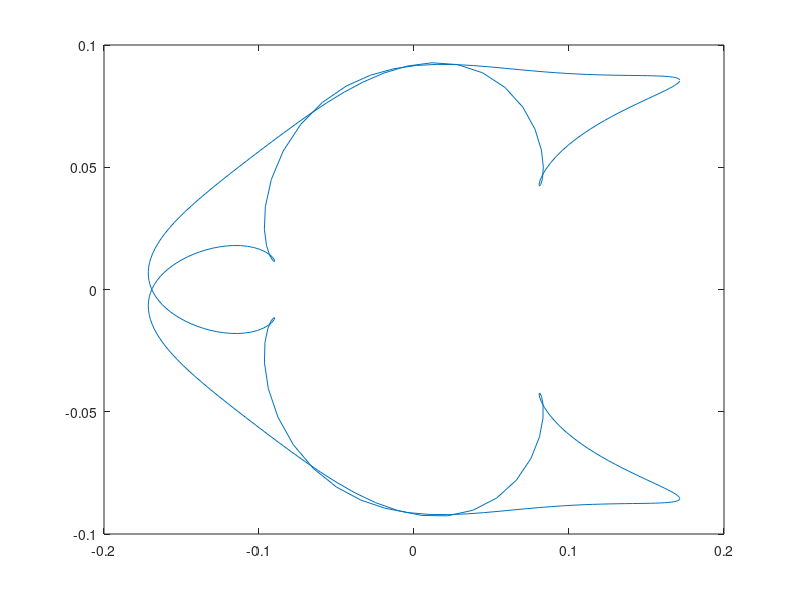

Here is the MATLAB script that generated this plot: (Note: this script raises an error after producing the figure.)
clear;
close all;


%%  System, Constraints and Disrturbances
%%%%%%%%%%%%%%%%%%%%%%%%%%%%%%%if these are changed, then all the offline
%%%%%%%%%%%%%%%%%%%%%%%%%%%%%%%parts must be re-computed

%% Robot modeling
Ts=0.15; %Sampling time
r=0.0205; %wheels' radius
d=0.053;  %wheels' axis length
b=0.1;    %b distance for FL


A = eye(2);
Bu = eye(2)*Ts;
Bd = eye(2)*Ts;
C = eye(2);
D = [0; 0];


wrlmax=10;%Differential-drive wheels' angular velocities limits



%% TRAJECTORY PARAMETERS
%Initial conditions
%scaling factor of the trajectory
eta=0.6;
alpha=3.5;
k=0:Ts:2*pi*alpha*2-Ts;
xr=eta*sin(k/alpha);
yr=eta*sin(k/(2*alpha));

%Velocity trajectory
xpr=eta*cos(k/alpha)*(1/alpha);
ypr=eta*cos(k/(2*alpha))*(1/(2*alpha));

%Acceleration trajectory
xppr=-eta*sin(k/alpha)*(1/alpha)*(1/alpha);
yppr=-eta*sin(k/(2*alpha))*(1/(2*alpha))*(1/(2*alpha));

%Driving velocity reference
vr=sqrt(xpr.^2+ypr.^2);
wr=(yppr.*xpr-xppr.*ypr)./(xpr.^2+ypr.^2);


% Orientation reference
thetar=atan2(ypr,xpr);

%Adjusting Orientation ( a part of tetha(k) is out of phase
thetar_diff=diff(thetar);
for i=1:length(thetar_diff)
    if thetar_diff(i)<-6
        i1=i+1;
    elseif thetar_diff(i)>6
        i2=i;
    end
end
thetar(i1:i2)=thetar(i1:i2)+2*pi;

x0=0.6; y0=0; theta0=pi;



%%Bound on the disturbance
disturbance=zeros(2,length(xr));
disturbance_norm=zeros(1,length(xr));
for i=1:length(xr)
    T_FL_i=[cos(thetar(i)) sin(thetar(i)); -sin(thetar(i))/b cos(thetar(i))/b];
    disturbance(1:2,i)=inv(T_FL_i)*[vr(i);wr(i)];
    
    
    disturbance_norm(i)=disturbance(:,i)'*disturbance(:,i);
end


rd=sqrt((max(disturbance_norm)));

Qd=rd^2*eye(2);% disturbance Shaping matrix




figure
plot(disturbance(1,:),disturbance(2,:))
hold on
ell_d=ellipsoid(Qd);
plot(ell_d)
hold off




T=[[r/2 r/2];[r/d -r/d]];
T_inv=inv(T);
Hd=[-1/wrlmax 0 ; 0 -1/wrlmax ; 1/wrlmax 0 ; 0 1/wrlmax];  %shaping matrix of box-like constraint set for differential-drive


U_dd= Polyhedron('lb',-[wrlmax;wrlmax],'ub',[wrlmax;wrlmax]); %Differential-drive input constraint set
U_uni=T*U_dd; %Unicycle input constraint set


ru=(2*wrlmax*r*b)/(sqrt(4*b^2+d^2));
Qu=ru^2*eye(2);% disturbance Shaping matrix



Nsets=700;
Q0=Bd'*Qd*Bd;

plot_sets=false;
if plot_sets
    ell_0=ellipsoid(Q0);
    figure
    plot(ell_0)
    grid
    hold on
    axis([-0.8 0.8 -0.8 0.8])
end



Qcurr=Q0;
Q_k=Q0;

for i=1:Nsets
    
    Qi=one_step_ellipsoidal_reachable_set(A,Bu,Bd,Qcurr,Qu,Qd);
    
    if plot_sets
        ell_i=ellipsoid(Qi);
        plot(ell_i,'b')
    end
    
    
    pause(0.00001)
    Q_k=[Q_k Qi];
    Qcurr=Qi;
    
end




%% Variables to store and plot the results
q0=[x0;y0;theta0];
z0=[x0+b*cos(theta0);y0+b*sin(theta0)];

tt=[];
qseq=q0;
wrwlseq=[];

k=1;
N_steps_simulation=length(xr);

%control effort matrix
R=0*eye(2);
R_d=0*eye(2);
u_pre=[0;0];



index_seq=[];

uk_seq=[];


%% Plots
figure
grid
hold on
axis([-1 1 -1 1])
plot(q0(1,1),q0(2,1),'b-p','MarkerIndices',[1 1],'MarkerFaceColor','yellow','MarkerSize',15)

plot(xr,yr,'r--')


avg_comp_time1=0;
optim1_steps=0;
optim2_steps=0;

avg_comp_time2=0;


for i=0:Ts:10000000
    %
    tt=[tt i];
    
    %extracting current state of differential-drive
    x=qseq(1,end);
    y=qseq(2,end);
    theta=qseq(3,end);
    
    z_curr=[x+b*cos(theta)-(xr(k)+b*cos(thetar(k)));
        y+b*sin(theta)-(yr(k)+b*sin(thetar(k)))];
    
    
    
    T_FL = [cos(theta) sin(theta); -sin(theta)/b cos(theta)/b];
    T_FL_inv=inv(T_FL);
    
    %Compute current input constraint set
    %     U_curr=T_FL_inv*U_uni;
    
    H_curr=Hd*T_inv*T_FL;
    g=ones(4,1);
    U_curr=Polyhedron(H_curr,g);
    
    isintern=0;
    for j=1:2:length(Q_k)
        Q_curr=Q_k(1:2,j:j+1);
        if  z_curr'*inv(Q_curr)*z_curr<=1
            
            index=(j-1)/2+1;
            index_seq=[index_seq index];
            isintern=1;
            if index>1
                Qpre=Q_k(1:2,j-2:j-1);
            end
            break
        end
    end
    
    
    
    if isintern==0
        error('The current point is outside the domain of attraction of the algorithm')
    end
    
    
    
    T_FL_r=[cos(thetar(k)) sin(thetar(k)); -sin(thetar(k))/b cos(thetar(k))/b];
    ur=inv(T_FL_r)*[vr(k);wr(k)];
   

    
    if index>1
        
        %     ukhat = online_phase_yal(z_curr,Qpre,A,Bu,H_curr,g,R,R_d,ur,u_pre);
        %     ukhat = online_phase_yal_conservative(z_curr,Qpre,A,Bu,H_curr,g,R,R_d,ur,u_pre,Qu);
        %     ukhat = online_phase_fmincon_conservative(z_curr,Qpre,A,Bu,H_curr,g,R,R_d,ur,u_pre,Qu);
        
        tic
%         ukhat2 = online_phase_fmincon(z_curr,Qpre,A,Bu,H_curr,g,R,R_d,ur,u_pre);
        ukhat = online_phase_CDC(z_curr,Qpre,A,Bu,H_curr,g,R_d,ur,u_pre);
%         ukhat3 = online_phase_gurobi(z_curr,Qpre,A,Bu,H_curr,g,R_d,ur,u_pre);
     
        
        
        curr_comp_tim1=toc;
        
        avg_comp_time1=avg_comp_time1+curr_comp_tim1;
        
        optim1_steps=optim1_steps+1;
        
    else
        
        tic
        ukhat=-inv(Bd)*z_curr;
        
        ur=online_terminal_optim_QP(ur,ukhat,H_curr,g);
%         ur=online_terminal_optim(ur,ukhat,H_curr,g);
        
        curr_comp_tim2=toc;
        
        avg_comp_time2=avg_comp_time2+curr_comp_tim2;
        
        optim2_steps=optim2_steps+1;
    end
    
    
    uk=ukhat+ur;
    u_pre=ukhat;
    
    
    
    uk_seq=[uk_seq uk];
    
    
    
    vw=T_FL*uk;
    
    wrwl=T_inv*vw;
    
    wrwlseq=[wrwlseq wrwl];
    
    %Applico la legge di controllo al sitema non lineare
    v1=vw(1); w1=vw(2);
    t=0:0.00001:Ts;
    [t,q]= ode45(@(t,q,v,w)DiffDrive(t,q,v1,w1),t,qseq(:,end));
    
    %aggiorno la sequenza di stato e ingresso
    qseq=[qseq q(end,:)'];
    
    %plotto la traiettoria del robot
    plot(qseq(1,end),qseq(2,end),'b--x')
    pause(0.00001)
    
    if k>=N_steps_simulation
        break
    else
        k=k+1;
    end
end


avg_comp_time1=avg_comp_time1/optim1_steps;
avg_comp_time2=avg_comp_time2/optim2_steps;

avg_comp_time1*1000
avg_comp_time2*1000


figure
subplot(3,1,1);
hold on;
p1=plot(tt,wrwlseq(1,:));
p2=plot(tt,ones(1,length(tt))*wrlmax);
p2.LineStyle='--';
p2.LineWidth=2;
p2.Color='red';
p2=plot(tt,ones(1,length(tt))*-wrlmax);
p1.LineWidth=2;
p2.LineStyle='--';
p2.LineWidth=2;
p2.Color='red';
l1=legend(p2,'\omega_{r,max}','Interpreter','latex');
l1.set('FontSize',10)
grid;
xlbl1=xlabel('Time[sec]','Interpreter','latex');
ylbl1=ylabel('$\omega_r(t)[RAD/sec]$','Interpreter','latex');
ylbl1.FontSize=13;
xlbl1.FontSize=13;


subplot(3,1,2);
hold on;
p3=plot(tt,wrwlseq(2,:));
p3.LineWidth=2;

p4=plot(tt,ones(1,length(tt))*wrlmax,'r');
p4.LineStyle='--';
p4.LineWidth=2;

p4=plot(tt,ones(1,length(tt))*-wrlmax,'r');

p4.LineStyle='--';
p4.LineWidth=2;
p4.Color='red';
l2=legend(p4,'\omega_{l,max}','Interpreter','latex');
l2.FontSize=10;
grid;
xlbl2=xlabel('Time[sec]','Interpreter','latex');
ylbl2=ylabel('$\omega_l(t)[RAD/sec]$','Interpreter','latex');
ylbl2.FontSize=13;
xlbl2.FontSize=13;



subplot(3,1,3)
pl=plot(tt,qseq(3,1:end-1));
pl.LineWidth=2;
grid
% axis([0 tt(length(tt)) 0 6])
xlbl2=xlabel('Time [sec]','Interpreter','latex');
ylbl2=ylabel('$\theta(t)[RAD]$','Interpreter','latex');


figure
p1=plot(tt,index_seq);
grid
p1.LineWidth=2;



eps=0;
for k=1:N_steps_simulation
    x_tilde=[xr(k);yr(k)]-qseq(1:2,k);
    eps=eps+x_tilde'*x_tilde;
    
end

eps=eps/N_steps_simulation